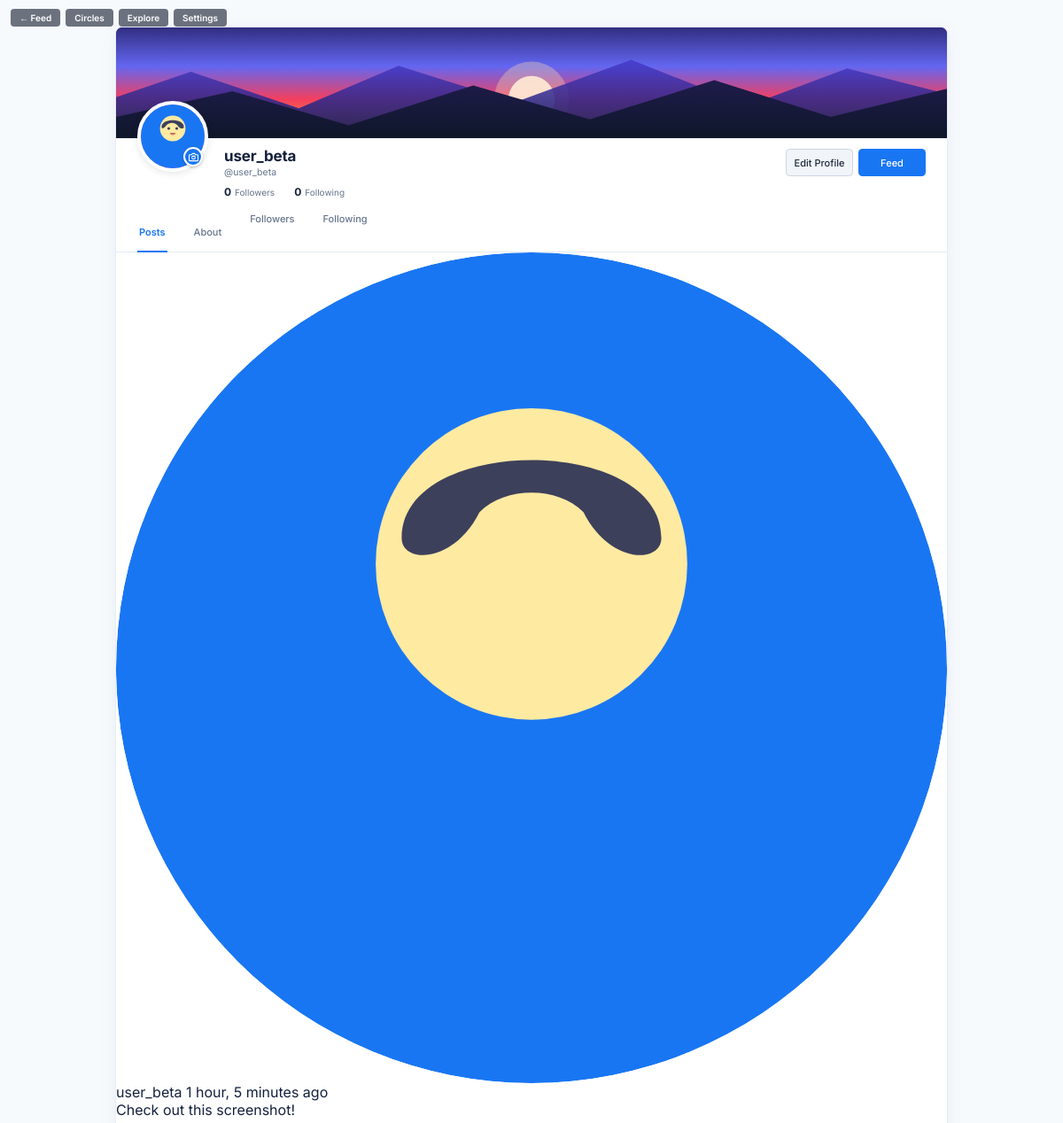
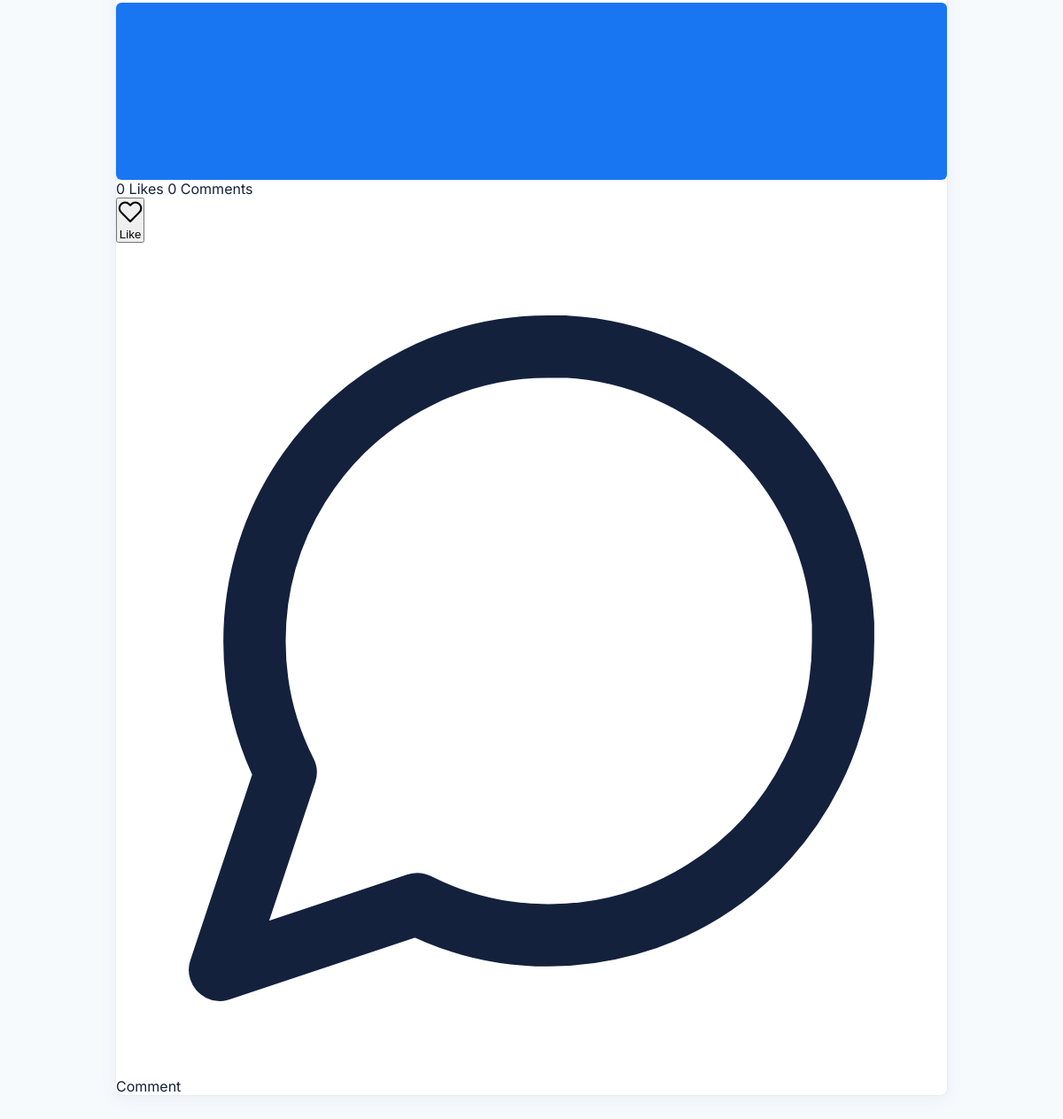
/profile/ (signed in), run on the app's committed database (2 pictures, top to bottom).
### backend/social/models.py (models this page shows, shortened)
class Post(models.Model):
    VISIBILITY_CHOICES = [
        ('public', 'Public'),
        ('followers', 'Followers'),
        ('circle', 'Circle'),
        ('private', 'Private'),
    ]
    author = models.ForeignKey(User, on_delete=models.CASCADE, related_name='posts')
    content = models.TextField(blank=True, default='')
    image = models.ImageField(upload_to='posts/', blank=True, null=True)
    visibility = models.CharField(max_length=20, choices=VISIBILITY_CHOICES, default='public')
    circle = models.ForeignKey(Circle, on_delete=models.CASCADE, null=True, blank=True, related_name='posts')
    mood = models.CharField(max_length=50, blank=True, null=True)
    expires_at = models.DateTimeField(null=True, blank=True)
    version_count = models.PositiveIntegerField(default=1)
    created_at = models.DateTimeField(auto_now_add=True)
    updated_at = models.DateTimeField(auto_now=True)
    class Meta:
        ordering = ['-created_at']
    @property
    def like_count(self):
        return self.likes.count()
    @property
    def comment_count(self):
        return self.comments.count()

### backend/social/views.py (the view)
# urls.py: path('profile/', views.profile_view, name='profile'),
@login_required
def profile_view(request):
    user = request.user
    pref, _ = UserPreference.objects.get_or_create(user=user)
    posts_qs = user.posts.select_related('author', 'author__profile', 'circle').prefetch_related(
        'likes', 'comments', 'post_topics__topic', 'poll__options__votes', 'poll__votes'
    )
    if not pref.show_expired_posts:
        posts_qs = posts_qs.filter(Q(expires_at__isnull=True) | Q(expires_at__gt=timezone.now()))
    posts = posts_qs.order_by('-created_at')
    user_likes = {l.post_id: l.reason for l in user.likes.all()}
    post_list = []
    for p in posts:
        p.is_liked = p.id in user_likes
        p.user_reaction_reason = user_likes.get(p.id)
        if p.expires_at:
            p.expires_in_seconds = max(0, int((p.expires_at - timezone.now()).total_seconds()))
        else:
            p.expires_in_seconds = None
        p.reaction_breakdown = {}
        for r in ['Helpful', 'Funny', 'Inspiring', 'Interesting', 'Supportive']:
            cnt = p.likes.filter(reason=r).count()
            if cnt > 0:
                p.reaction_breakdown[r] = cnt
        post_list.append(p)
    followers_count = Follow.objects.filter(following=user).count()
    following_count = Follow.objects.filter(follower=user).count()
    user_circles = Circle.objects.filter(members__user=user).distinct()
    return render(request, 'profile.html', {
        'profile_user': user,
        'posts': post_list,
        'followers_count': followers_count,
        'following_count': following_count,
        'posts_count': user.posts.count(),
        'user_circles': user_circles,
        'user_preference': pref,
    })

### frontend/templates/profile.html (shortened to what this page needs)
{% load static %}
<!DOCTYPE html>
<html lang="en">
<head>
  <link rel="stylesheet" href="{% static 'css/profile.css' %}">
</head>
<body>
  <main class="profile-page-wrapper">
    <div class="profile-card-container" id="user-profile-card">
      <div class="cover-image-box">
        <div style="position: absolute; top: 10px; left: 12px; display: flex; gap: 6px; flex-wrap: wrap;">
          <a href="{% url 'home' %}" style="background: rgba(15,23,42,0.6); color: white; text-decoration: none; font-size: 10px; font-weight: 600; padding: 4px 10px; border-radius: 4px; backdrop-filter: blur(4px);">
            ← Feed
          </a>
          <a href="{% url 'circles' %}" style="background: rgba(15,23,42,0.6); color: white; text-decoration: none; font-size: 10px; font-weight: 600; padding: 4px 10px; border-radius: 4px; backdrop-filter: blur(4px);">
            Circles
          </a>
          <a href="{% url 'explore' %}" style="background: rgba(15,23,42,0.6); color: white; text-decoration: none; font-size: 10px; font-weight: 600; padding: 4px 10px; border-radius: 4px; backdrop-filter: blur(4px);">
            Explore
          </a>
          <a href="{% url 'settings' %}" style="background: rgba(15,23,42,0.6); color: white; text-decoration: none; font-size: 10px; font-weight: 600; padding: 4px 10px; border-radius: 4px; backdrop-filter: blur(4px);">
            Settings
          </a>
        </div>
      </div>
      <div class="profile-info-section">
        <div class="avatar-overlap-wrapper" style="position: relative;">
          <div class="profile-avatar" id="user-avatar-main" style="position: relative; overflow: visible;">
            <div style="width: 100%; height: 100%; border-radius: 50%; overflow: hidden;" id="main-avatar-container">
              {% if profile_user.profile.picture_url %}
              <img src="{{ profile_user.profile.picture_url }}" alt="{{ profile_user.username }}" class="avatar-img" id="profile-avatar-img" style="width: 100%; height: 100%; object-fit: cover;">
              {% else %}
              <svg class="avatar-svg" id="profile-avatar-svg" viewBox="0 0 80 80" xmlns="http://www.w3.org/2000/svg">
                <circle cx="40" cy="40" r="40" fill="{{ profile_user.profile.avatar_color|default:'#6366F1' }}"/>
                <circle cx="40" cy="30" r="16" fill="#FEEAA1"/>
                <path d="M26 28C26 17 54 17 54 28C54 31 49 31 46 26C42 22 36 22 32 26C29 30 26 31 26 28Z" fill="#3D405B"/>
                <circle cx="35" cy="30" r="1.8" fill="#3D405B"/>
                <circle cx="45" cy="30" r="1.8" fill="#3D405B"/>
                <path d="M37 36Q40 39 43 36" stroke="#E07A5F" stroke-width="1.6" stroke-linecap="round"/>
                <path d="M20 72C20 58 30 52 40 52C50 52 60 58 60 72H20Z" fill="{{ profile_user.profile.avatar_color|default:'#818CF8' }}"/>
              </svg>
              {% endif %}
            </div>
            <label for="profile-photo-direct-upload" title="Change Profile Picture" style="position: absolute; bottom: 2px; right: 2px; background: #1976F3; color: white; width: 22px; height: 22px; border-radius: 50%; display: flex; align-items: center; justify-content: center; cursor: pointer; border: 2px solid white; box-shadow: 0 1px 3px rgba(0,0,0,0.25);">
              <svg width="11" height="11" viewBox="0 0 24 24" fill="none" stroke="currentColor" stroke-width="2.2" stroke-linecap="round" stroke-linejoin="round">
                <path d="M23 19a2 2 0 0 1-2 2H3a2 2 0 0 1-2-2V8a2 2 0 0 1 2-2h4l2-3h6l2 3h4a2 2 0 0 1 2 2z"/>
                <circle cx="12" cy="13" r="4"/>
              </svg>
            </label>
          </div>
        </div>
        <div class="user-details-group">
          <div class="user-name-row">
            <h1 class="user-display-name">{{ profile_user.username }}</h1>
            <span class="user-handle">@{{ profile_user.username }}</span>
          </div>
          <div class="stats-row">
            <a href="{% url 'followers' %}" class="stat-item" style="text-decoration: none; color: inherit;">
              <span class="stat-count" id="followers-count">{{ followers_count }}</span>
              <span class="stat-label">Followers</span>
            </a>
            <a href="{% url 'following' %}" class="stat-item" style="text-decoration: none; color: inherit;">
              <span class="stat-count" id="following-count">{{ following_count }}</span>
              <span class="stat-label">Following</span>
            </a>
          </div>
        </div>
        <div class="follow-action-wrap" style="display: flex; gap: 6px;">
          <a href="{% url 'settings' %}" class="btn-follow" style="text-decoration: none; text-align: center; line-height: 24px; background: #F1F5F9; color: #1E293B; border: 1px solid #CBD5E1;">
            Edit Profile
          </a>
          <a href="{% url 'home' %}" class="btn-follow" style="text-decoration: none; text-align: center; line-height: 24px;">
            Feed
          </a>
        </div>
      </div>
      <nav class="profile-tabs-nav" aria-label="Profile navigation">
        <ul class="tabs-list">
          <li class="tab-item">
            <button type="button" class="tab-btn active" data-tab="posts">Posts</button>
          </li>
          <li class="tab-item">
            <button type="button" class="tab-btn" data-tab="about">About</button>
          </li>
          <li class="tab-item">
            <a href="{% url 'followers' %}" class="tab-btn" style="text-decoration: none; display: block; text-align: center;">Followers</a>
          </li>
          <li class="tab-item">
            <a href="{% url 'following' %}" class="tab-btn" style="text-decoration: none; display: block; text-align: center;">Following</a>
          </li>
        </ul>
      </nav>
      <div class="profile-content-area">
        <div class="profile-posts-stream" id="posts-tab-content">
          {% for post in posts %}
          <article class="post-card" id="post-{{ post.id }}">
            <div class="post-header">
              <div class="post-author-box">
                <div class="post-avatar" style="overflow: hidden; border-radius: 50%;">
                  {% if profile_user.profile.picture_url %}
                  <img src="{{ profile_user.profile.picture_url }}" alt="{{ profile_user.username }}" class="avatar-img" style="width: 100%; height: 100%; object-fit: cover;">
                  {% else %}
                  <svg class="avatar-svg" viewBox="0 0 32 32" xmlns="http://www.w3.org/2000/svg">
                    <circle cx="16" cy="16" r="16" fill="{{ profile_user.profile.avatar_color|default:'#6366F1' }}"/>
                    <circle cx="16" cy="12" r="6" fill="#FEEAA1"/>
                    <path d="M11 11C11 7 21 7 21 11C21 12 19 12 18 10C17 9 15 9 14 10C13 12 11 12 11 11Z" fill="#3D405B"/>
                    <path d="M8 26C8 21 12 19 16 19C20 19 24 21 24 26H8Z" fill="{{ profile_user.profile.avatar_color|default:'#818CF8' }}"/>
                  </svg>
                  {% endif %}
                </div>
                <div class="author-meta">
                  <span class="author-username">{{ profile_user.username }}</span>
                  <span class="post-time">{{ post.created_at|timesince }} ago</span>
                </div>
              </div>
            </div>
            <div class="post-body">
              <a href="{% url 'post_detail' post.id %}" style="text-decoration: none; color: inherit;">
                <p class="post-text">{{ post.content }}</p>
              </a>
              {% if post.image %}
              <div class="post-media-wrap" style="margin-top: 8px; border-radius: 6px; overflow: hidden; max-height: 200px;">
                <img src="{{ post.image.url }}" alt="Post image" style="width: 100%; height: 100%; object-fit: cover; display: block;">
              </div>
              {% endif %}
            </div>
            <div class="post-metadata">
              <span class="stat-likes-count"><span class="like-number">{{ post.like_count }}</span> Likes</span>
              <span class="stat-comments-count"><span class="comment-number">{{ post.comment_count }}</span> Comments</span>
            </div>
            <div class="post-actions-bar">
              <button
                type="button"
                class="action-btn action-like-btn {% if post.is_liked %}active{% endif %}"
                data-post-id="{{ post.id }}"
                data-liked="{% if post.is_liked %}true{% else %}false{% endif %}"
              >
                <span class="action-icon heart-icon">
                  <svg viewBox="0 0 24 24" fill="{% if post.is_liked %}#FF4D67{% else %}none{% endif %}" stroke="{% if post.is_liked %}#FF4D67{% else %}currentColor{% endif %}" stroke-width="1.8" stroke-linecap="round" stroke-linejoin="round">
                    <path d="M20.84 4.61a5.5 5.5 0 0 0-7.78 0L12 5.67l-1.06-1.06a5.5 5.5 0 0 0-7.78 7.78l1.06 1.06L12 21.23l7.78-7.78 1.06-1.06a5.5 5.5 0 0 0 0-7.78z"/>
                  </svg>
                </span>
                <span class="action-text">{% if post.is_liked %}Liked{% else %}Like{% endif %}</span>
              </button>
              <a href="{% url 'post_detail' post.id %}" class="action-btn" style="text-decoration: none; color: inherit;">
                <span class="action-icon">
                </span>
                <span class="action-text">Comment</span>
              </a>
            </div>
          </article>
          {% empty %}
          <div style="text-align: center; padding: 30px 10px; color: #64748B; font-size: 12px;">
            You have not posted anything yet.
          </div>
          {% endfor %}
        </div>
      </div>
    </div>
  </main>
</body>
</html>

### data on the page
Post: created_at "1 hour, 5 minutes", content "Check out this screenshot!", image (picture), like_count "0", comment_count "0", shows "Like"

### other printed values
{{ profile_user.username }} "user_beta"
{{ followers_count }} "0"
{{ following_count }} "0"
